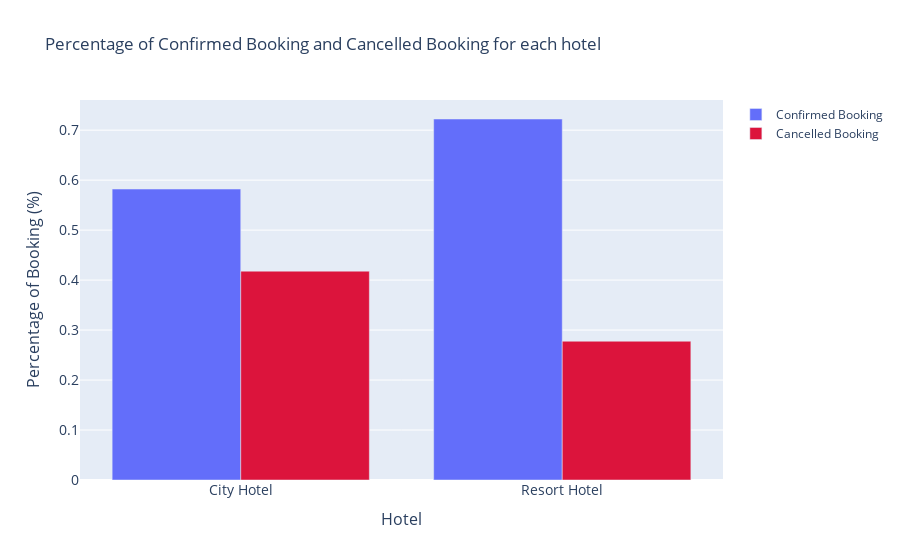

Notebook code cell kept with this figure:
### Markdown cell above
### Booking Hotel & Cancellation

### Code cell
booking_hotel =  pd.crosstab(df['hotel'], df['is_canceled'], normalize = 'index')

fig = go.Figure(data=[
    go.Bar(name='Confirmed Booking', x=booking_hotel.index, y=booking_hotel[0]),
    go.Bar(name='Cancelled Booking', x=booking_hotel.index, y=booking_hotel[1],marker_color = 'crimson')])

fig.update_layout(barmode='group', title = 'Percentage of Confirmed Booking and Cancelled Booking for each hotel',
                 yaxis=dict(
                 title='Percentage of Booking (%)',
                 titlefont_size=16,
                 tickfont_size=14,)
                ,xaxis=dict(
                 title='Hotel',
                 titlefont_size=16,
                 tickfont_size=14,))

fig.show()

### Figure 1 — Plotly figure (JSON) as saved in the notebook; plotly's stock layout.template omitted (floating-point values rounded to 4 significant figures)
{"data": [{"name": "Confirmed Booking", "type": "bar", "x": ["City Hotel", "Resort Hotel"], "y": [0.5821, 0.7223]}, {"marker": {"color": "crimson"}, "name": "Cancelled Booking", "type": "bar", "x": ["City Hotel", "Resort Hotel"], "y": [0.4179, 0.2777]}], "layout": {"barmode": "group", "title": {"text": "Percentage of Confirmed Booking and Cancelled Booking for each hotel"}, "xaxis": {"tickfont": {"size": 14}, "title": {"font": {"size": 16}, "text": "Hotel"}}, "yaxis": {"tickfont": {"size": 14}, "title": {"font": {"size": 16}, "text": "Percentage of Booking (%)"}}}}
